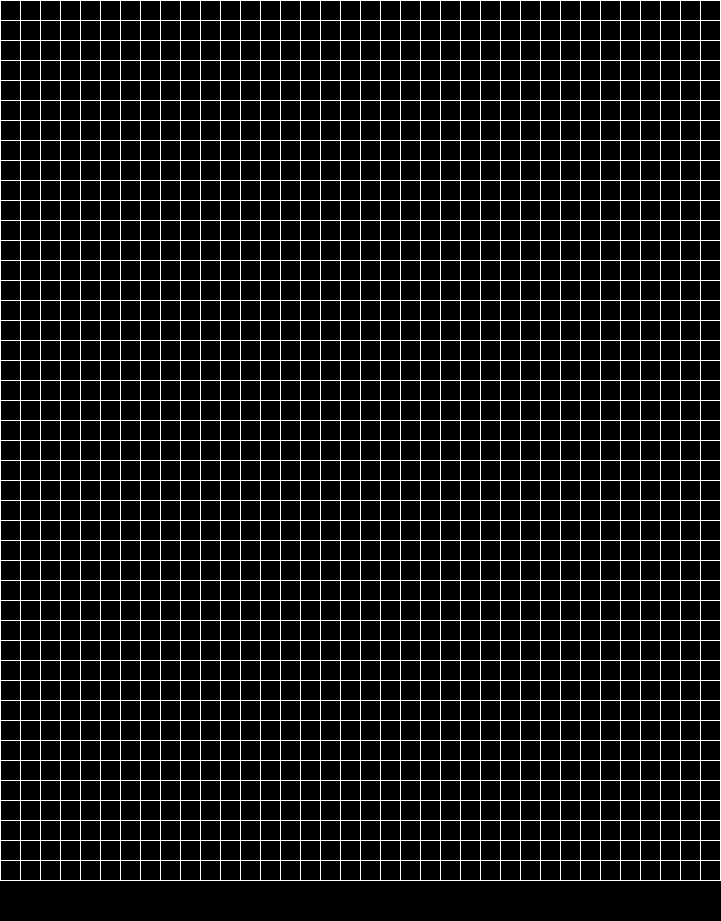
Frame 1 (no input)
Frame 60 (the mouse pressed at the canvas centre just before this capture): identical to frame 1, image omitted
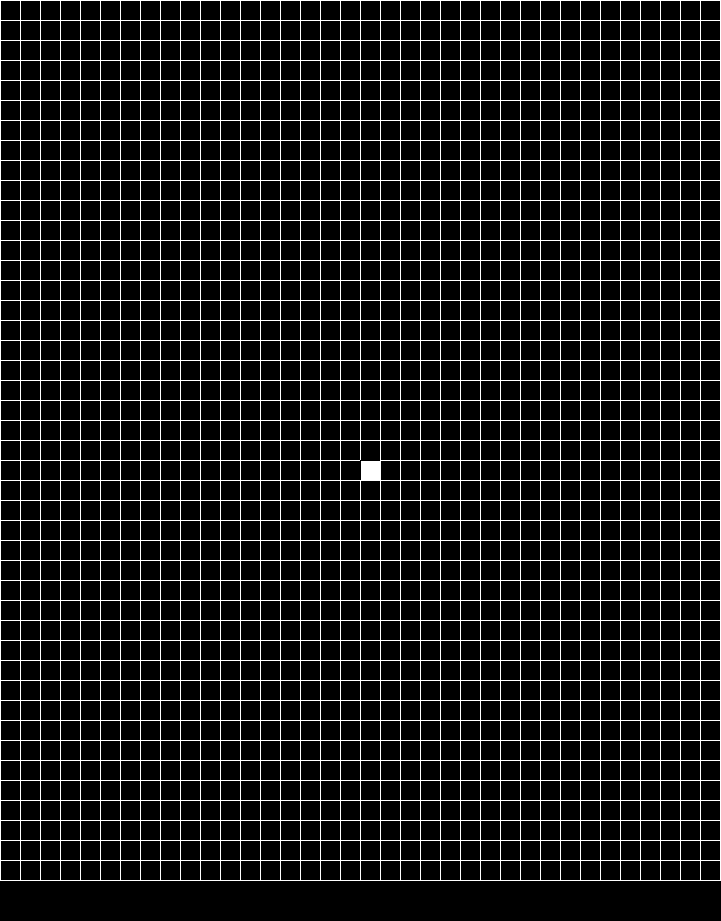
Frame 120 (the mouse held since frame 60 and released just before this capture)

The Processing sketch that drew these frames (run headless with seeded random() and noise(); from frame 60 on, the mouse is pressed at the canvas centre):

// Processing sketch: Game_Of_Life
// ── Game_Of_Life.pde

Grid grid;
int TimeCount;

void setup()
{
  size(721, 921);
  //frameRate(10);
  
  grid = new Grid();
  TimeCount = millis();
}

void draw()
{
  background(0);
  
  //if (keyPressed) 
    //if (key == 'b' || key == 'B')
      //grid.Start = !grid.Start;
      
  grid.Render();
  grid.DrawNodes();
   
  if (millis() - TimeCount >=  250)
  {
    TimeCount = millis();
    grid.Update();
  }
}

void keyPressed()
{
  if (key == ENTER)
      grid.Start = !grid.Start;
}
 
 
 
 
 

// ── Grid.pde
class Grid
{
  Node[][] node;
  int WidthSize, HeightSize;
  int Size;
  
  boolean Start;
  
  Grid()
  {
    Size = 20;
    WidthSize = width / Size;
    HeightSize = (height - 22) / Size;
    
    node = new Node[WidthSize][HeightSize];
    for(int x = 0; x < WidthSize; x++)
      for(int y = 0; y < HeightSize; y++)
        node[x][y] = new Node(x * Size, y * Size, Size);
  }
  
  void Update()
  {
    //Update
    if(Start)
    {
      for(int x = 0; x < WidthSize; x++)
        for(int y = 0; y < HeightSize; y++)
          node[x][y].Update(node);
          
      for(int x = 0; x < WidthSize; x++)
        for(int y = 0; y < HeightSize; y++)
        {          
          if(node[x][y].Queued == false)
          {
            node[x][y].Queued = false;
            node[x][y].Alive = false;
            node[x][y].FillColor = 0;
            node[x][y].StrokeColor = 255;
          }
          
          if(node[x][y].Queued == true)
          {
            node[x][y].Queued = false;
            node[x][y].Alive = true;
            node[x][y].FillColor = 255;
            node[x][y].StrokeColor = 0;
          }                 
        }
    }          
  }
  
  void DrawNodes()
  {
    //Draw nodes
    if(mousePressed)
    {
      if(mouseX > 0 && mouseX < width-1 &&
         mouseY > 0 && mouseY < HeightSize*Size)
      {
       node[mouseX/Size][mouseY/Size].Alive = true;
       node[mouseX/Size][mouseY/Size].FillColor = 255;       
       node[mouseX/Size][mouseY/Size].StrokeColor = 0;
      }
    }
  }
  
  void Render()
  {
    for(int x = 0; x < WidthSize; x++)
      for(int y = 0; y < HeightSize; y++)
        node[x][y].Render();
  }
}

// ── Node.pde
class Node
{
  PVector Pos;
  int Size;
  int FillColor;
  boolean Alive;
  PVector Index;
  int Neighbors;
  int StrokeColor;
  boolean Queued;
  
  Node(float posX, float posY, int size)
  {
    Pos = new PVector(posX, posY);
    Size = size;
    FillColor = 0;
    Alive = false;
    Index = new PVector(Pos.x/Size, Pos.y/Size);
    Neighbors = 0;
    StrokeColor = 255;
    Queued = false;
  }
  
  void Update(Node[][] node)
  {
    Neighbors = 0;
    for(int x = -1; x <= 1; x++)
      for(int y = -1; y <= 1; y++)  
      {
        //Doesnt count self
        if(!(x == 0 && y == 0))  
        {
          /*
          //Doesnt go out of bounds
          if(Index.x + x >= 0 && Index.x + x < width/Size &&
             Index.y + y >= 0 && Index.y + y < height/Size)
             {             
               if(node[(int)Index.x + x]
                      [(int)Index.y + y].Alive == true)
                  Neighbors++;
             }*/         
          
          int X, Y;
          
          X = (int)Index.x + x;
          Y = (int)Index.y + y;
          
          //Left
          if(X < 0)
            X = (width/Size)-1;
          
          //Up
          if(Y < 0)
            Y = ((height-22)/Size)-1;
         
          //Right
          if(X > (width/Size)-1)
            X = 0;
          
          //Down
          if(Y > ((height-22)/Size)-1)
            Y = 0;
          
          //Thing
          if(node[X][Y].Alive == true)
             Neighbors++;
        }      
      }
    
    //if(Alive)
      //println(Neighbors);
    CheckNeighbors(Neighbors);
  }
  
  void CheckNeighbors(int neighbors)
  {
    //Rule 1, less then 2 cells
    if(neighbors < 2)
    {
      Queued = false;
    }
    
    //Rule 2, 2 or 4 cells
    if (Alive == true && (neighbors == 2 || neighbors == 4))
    {
      Queued = true;;     
    }
    
    //Rule 3, more then 3 cells
    if(neighbors > 3)
    {
      Queued = false;
    }
    
    //Rule 4, exactly 3 cells
    if(neighbors == 3)
    {
      Queued = true;
    }
  }
  
  void Render()
  {
    fill(FillColor);
    stroke(StrokeColor);
    rect(Pos.x, Pos.y, Size, Size);
  }
}
